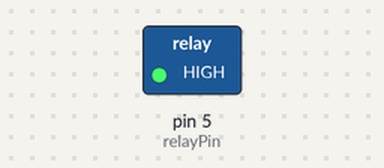
Recording of a sketch running on a simulated Arduino Uno, built with avr-gcc and run on an emulated ATmega328P. On the bench: switched loads named in the sketch (green lamp = pin HIGH).

Above: at 2.5 s.
At 7.5 s:
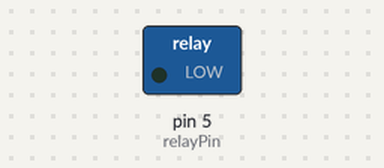
Timing chart, 0 to 13.0 s (numbered marks = the images above):
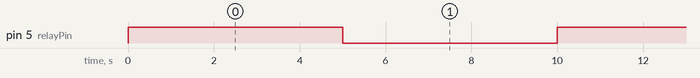

Measured:
- by itself, pin 5 (relayPin): alternates HIGH for 5.0 s and LOW for 5.0 s

The sketch:

Relay.ino
```cpp
const int relayPin = 5;    // Define the digital PWM Pin 7 as relay input

void setup() {
  // put your setup code here, to run once:
  pinMode(relayPin, OUTPUT);
}

void loop() {
  // put your main code here, to run repeatedly:
  digitalWrite(relayPin, HIGH); // Relay connection ON
  delay(5000);  // Wait for 5 seconds
  digitalWrite(relayPin, LOW);  // Relay connection OFF
  delay(5000);  // Wait for 5 seconds
}
```
